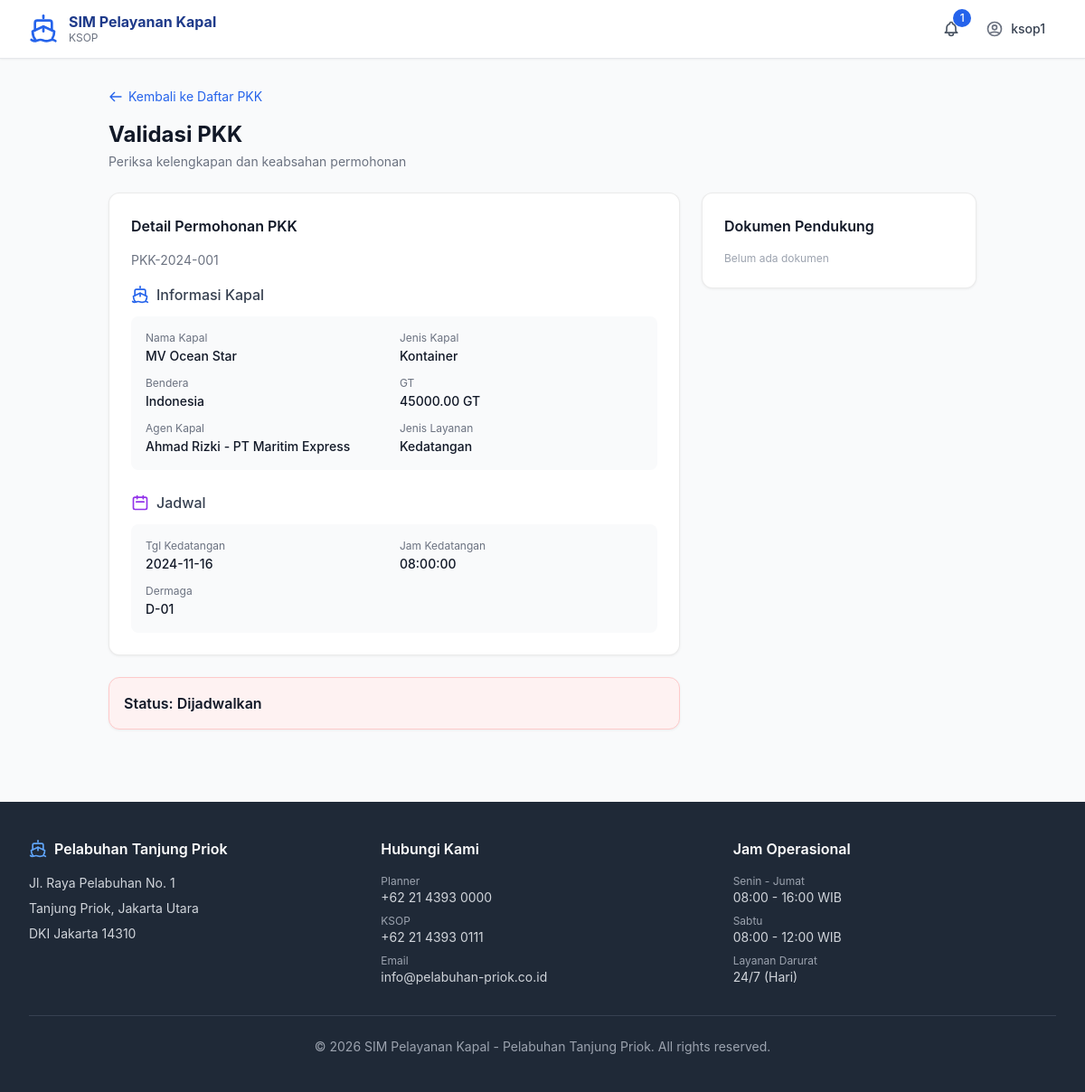
The page /ksop/validasi-pkk.php?id=1 (signed in) on the database its author committed.
### tables this page shows
CREATE TABLE pkk (
    id INT AUTO_INCREMENT PRIMARY KEY,
    nomor_pkk VARCHAR(50) NOT NULL UNIQUE,
    agen_id INT NOT NULL,
    kapal_id INT NOT NULL,
    jenis_layanan ENUM('Kedatangan','Keberangkatan','Pindah Tambat') NOT NULL,
    tanggal_kedatangan DATE,
    jam_kedatangan TIME,
    tanggal_keberangkatan DATE,
    jam_keberangkatan TIME,
    dermaga_diminta VARCHAR(20),
    keterangan TEXT,
    status ENUM('Menunggu Validasi','Divalidasi','Ditolak','Dijadwalkan','Selesai') DEFAULT 'Menunggu Validasi',
    catatan_ksop TEXT,
    tanggal_ajuan TIMESTAMP DEFAULT CURRENT_TIMESTAMP,
    updated_at TIMESTAMP DEFAULT CURRENT_TIMESTAMP ON UPDATE CURRENT_TIMESTAMP,
    FOREIGN KEY (agen_id) REFERENCES users(id),
    FOREIGN KEY (kapal_id) REFERENCES kapal(id)
);

### config/db.php (called while the page is built, shortened)
<?php
function getDB() {
    static $pdo = null;
    if ($pdo === null) {
        try {
            $dsn = "mysql:host=".DB_HOST.";dbname=".DB_NAME.";charset=".DB_CHARSET;
            $pdo = new PDO($dsn, DB_USER, DB_PASS, [
                PDO::ATTR_ERRMODE            => PDO::ERRMODE_EXCEPTION,
                PDO::ATTR_DEFAULT_FETCH_MODE => PDO::FETCH_ASSOC,
                PDO::ATTR_EMULATE_PREPARES   => false,
            ]);
        } catch (PDOException $e) {
            die('<div style="font-family:sans-serif;padding:20px;background:#fee2e2;border:1px solid #f87171;margin:20px;border-radius:8px">
                <h3>Koneksi Database Gagal</h3><p>'.$e->getMessage().'</p>
                <p>Pastikan MySQL berjalan dan database <b>kapal1</b> sudah diimport.</p>
            </div>');
        }
    }
    return $pdo;
}
function query($sql, $params = []) {
    $stmt = getDB()->prepare($sql);
    $stmt->execute($params);
    return $stmt;
}
function fetchOne($sql, $params = []) { return query($sql, $params)->fetch(); }

### ksop/validasi-pkk.php (the view, shortened to what this page needs)
<?php
require_once __DIR__ . '/../config/db.php';
require_once __DIR__ . '/../includes/helpers.php';
$id = intval($_GET['id'] ?? 0);
try {
    $pkk = $id ? fetchOne("SELECT p.*, k.nama_kapal, k.jenis_kapal, k.bendera, k.gt, u.nama_lengkap as nama_agen FROM pkk p JOIN kapal k ON p.kapal_id=k.id JOIN users u ON p.agen_id=u.id WHERE p.id=?", [$id]) : null;
    $docs = $id ? fetchAll("SELECT * FROM dokumen_pkk WHERE pkk_id=?", [$id]) : [];
} catch(Exception $e){ $pkk=null; $docs=[]; }
include __DIR__ . '/../includes/head.php';
include __DIR__ . '/../includes/navbar.php';
?>
<div class="max-w-5xl mx-auto px-4 sm:px-6 lg:px-8 py-8">
  <div class="mb-6"><?php backBtn('daftar-pkk.php','Kembali ke Daftar PKK'); ?>
    <h1 class="text-2xl font-bold text-gray-900 mb-1">Validasi PKK</h1>
    <p class="text-gray-500 text-sm">Periksa kelengkapan dan keabsahan permohonan</p></div>
  <div class="grid grid-cols-1 lg:grid-cols-3 gap-6">
    <div class="lg:col-span-2 space-y-6">
      <div class="card p-6">
        <h3 class="font-semibold mb-4">Detail Permohonan PKK</h3>
        <p class="text-sm text-gray-500 mb-4"><?=htmlspecialchars($pkk['nomor_pkk'])?></p>
        <div class="mb-6">
          <h4 class="font-medium text-gray-700 mb-3 flex items-center gap-2">Informasi Kapal</h4>
          <div class="grid grid-cols-2 gap-3 bg-gray-50 p-4 rounded-lg">
            <?php foreach([['Nama Kapal',$pkk['nama_kapal']],['Jenis Kapal',$pkk['jenis_kapal']],['Bendera',$pkk['bendera']??'-'],['GT',$pkk['gt'].' GT'],['Agen Kapal',$pkk['nama_agen']],['Jenis Layanan',$pkk['jenis_layanan']]] as [$l,$v]): ?>
            <div><p class="text-xs text-gray-500"><?=$l?></p><p class="text-sm font-medium mt-0.5"><?=htmlspecialchars($v??'-')?></p></div>
            <?php endforeach; ?>
          </div>
        </div>
        <div>
          <h4 class="font-medium text-gray-700 mb-3 flex items-center gap-2"><svg class="w-5 h-5 text-purple-600" fill="none" stroke="currentColor" viewBox="0 0 24 24"><path stroke-linecap="round" stroke-linejoin="round" stroke-width="2" d="M8 7V3m8 4V3m-9 8h10M5 21h14a2 2 0 002-2V7a2 2 0 00-2-2H5a2 2 0 00-2 2v12a2 2 0 002 2z"/></svg>Jadwal</h4>
          <div class="grid grid-cols-2 gap-3 bg-gray-50 p-4 rounded-lg">
            <div><p class="text-xs text-gray-500">Tgl Kedatangan</p><p class="text-sm font-medium mt-0.5"><?=htmlspecialchars($pkk['tanggal_kedatangan']??'-')?></p></div>
            <div><p class="text-xs text-gray-500">Jam Kedatangan</p><p class="text-sm font-medium mt-0.5"><?=htmlspecialchars($pkk['jam_kedatangan']??'-')?></p></div>
            <div><p class="text-xs text-gray-500">Dermaga</p><p class="text-sm font-medium mt-0.5"><?=htmlspecialchars($pkk['dermaga_diminta']??'-')?></p></div>
          </div>
        </div>
      </div>
      <?php if($pkk['status']==='Menunggu Validasi'): ?>
      <div class="card p-6">
        <h3 class="font-semibold mb-4">Keputusan Validasi</h3>
        <form method="post" class="space-y-4">
          <div>
            <label class="form-label">Catatan KSOP</label>
            <textarea name="catatan" rows="3" class="form-input" placeholder="Catatan validasi atau alasan penolakan..."></textarea>
          </div>
          <div class="flex gap-3">
            <button type="submit" name="aksi" value="valid" class="btn-success flex-1 justify-center">
              <svg class="w-4 h-4" fill="none" stroke="currentColor" viewBox="0 0 24 24"><path stroke-linecap="round" stroke-linejoin="round" stroke-width="2" d="M5 13l4 4L19 7"/></svg>
              Valid - Setujui PKK
            </button>
            <button type="submit" name="aksi" value="tidak-valid" class="btn-danger flex-1 justify-center">
              <svg class="w-4 h-4" fill="none" stroke="currentColor" viewBox="0 0 24 24"><path stroke-linecap="round" stroke-linejoin="round" stroke-width="2" d="M6 18L18 6M6 6l12 12"/></svg>
              Tidak Valid - Tolak
            </button>
          </div>
        </form>
      </div>
      <?php else: ?>
      <div class="card p-4 <?=$pkk['status']==='Divalidasi'?'bg-green-50 border-green-200':'bg-red-50 border-red-200'?>">
        <p class="font-semibold text-gray-900">Status: <?=htmlspecialchars($pkk['status'])?></p>
      </div>
      <?php endif; ?>
    </div>
    <div class="card p-6 self-start">
      <h3 class="font-semibold mb-4">Dokumen Pendukung</h3>
      <div class="space-y-3">
        <?php if(empty($docs)): ?><p class="text-xs text-gray-400">Belum ada dokumen</p><?php endif; ?>
      </div>
    </div>
  </div>
</div>
<?php include __DIR__ . '/../includes/footer.php'; ?>
</body></html>

### includes/head.php (style rules this page uses)
body { font-family: -apple-system, BlinkMacSystemFont, 'Segoe UI', Roboto, sans-serif; }
.card { background: white; border-radius: 0.75rem; border: 1px solid rgba(0,0,0,0.08); box-shadow: 0 1px 3px rgba(0,0,0,0.06); }

### rows shown on the page
pkk: nomor_pkk "PKK-2024-001", tanggal_kedatangan "2024-11-16", jam_kedatangan "08:00:00", dermaga_diminta "D-01", status "Dijadwalkan"

### other values the page prints
$user['role'] "KSOP"
$notifCount "1"
$user['username'] "ksop1"
$text "Kembali ke Daftar PKK"
$l "Nama Kapal"
$v "MV Ocean Star"
$l "Jenis Kapal"
$v "Kontainer"
$l "Bendera"
$v "Indonesia"
$l "GT"
$v "45000.00 GT"
$l "Agen Kapal"
$v "Ahmad Rizki - PT Maritim Express"
$l "Jenis Layanan"
